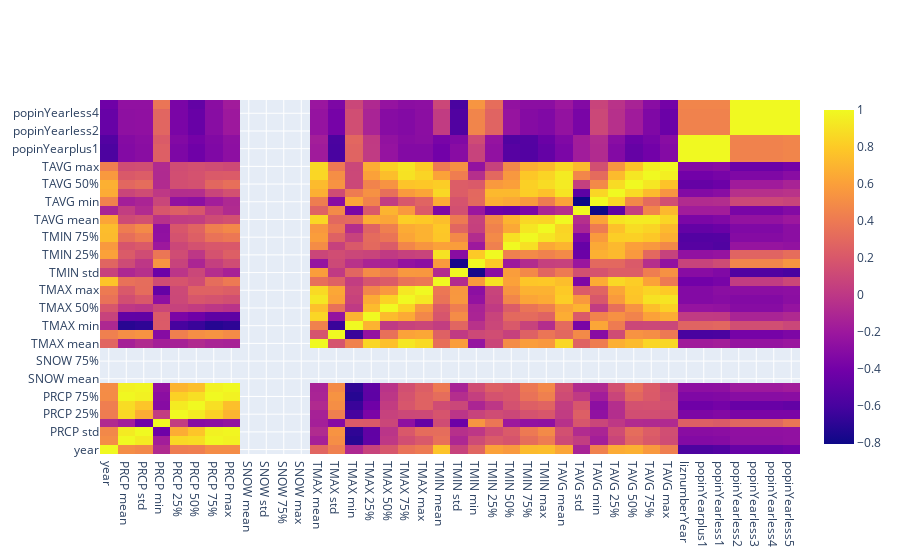

Here is the notebook cell this chart was saved with:
### Markdown cell above
### Summer

### Code cell
corrPortal_summer = df_reg_season.loc[(df_reg_season.source=='portal')&(df_reg_season.season.isin(['summer']))]\
.drop(columns=['PRCP count', 'SNOW count', 'TMAX count', 'TMIN count', 'TAVG count','propFemale',
              'SNOW min', 'SNOW 25%', 'SNOW 50%',]).corr()
testx = corrPortal_summer.columns
testy = corrPortal_summer.index
testz = corrPortal_summer.values
test = go.Figure(go.Heatmap(x=testx,y=testy,z=testz))
#plot(test, filename = 'portal summer correlation matrix.html')
iplot(test, filename = 'portal summer correlation matrix.html')

### Figure 1 — Plotly figure (JSON) as saved in the notebook; plotly's stock layout.template omitted (floating-point values rounded to 4 significant figures; data arrays with more than 128 entries replaced by an {"elided": "..."} marker saying what was removed)
{"data": [{"type": "heatmap", "x": ["year", "PRCP mean", "PRCP std", "PRCP min", "PRCP 25%", "PRCP 50%", "PRCP 75%", "PRCP max", "SNOW mean", "SNOW std", "SNOW 75%", "SNOW max", "TMAX mean", "TMAX std", "TMAX min", "TMAX 25%", "TMAX 50%", "TMAX 75%", "TMAX max", "TMIN mean", "TMIN std", "TMIN min", "TMIN 25%", "TMIN 50%", "TMIN 75%", "TMIN max", "TAVG mean", "TAVG std", "TAVG min", "TAVG 25%", "TAVG 50%", "TAVG 75%", "TAVG max", "liznumberYear", "popinYearplus1", "popinYearless1", "popinYearless2", "popinYearless3", "popinYearless4", "popinYearless5"], "y": ["year", "PRCP mean", "PRCP std", "PRCP min", "PRCP 25%", "PRCP 50%", "PRCP 75%", "PRCP max", "SNOW mean", "SNOW std", "SNOW 75%", "SNOW max", "TMAX mean", "TMAX std", "TMAX min", "TMAX 25%", "TMAX 50%", "TMAX 75%", "TMAX max", "TMIN mean", "TMIN std", "TMIN min", "TMIN 25%", "TMIN 50%", "TMIN 75%", "TMIN max", "TAVG mean", "TAVG std", "TAVG min", "TAVG 25%", "TAVG 50%", "TAVG 75%", "TAVG max", "liznumberYear", "popinYearplus1", "popinYearless1", "popinYearless2", "popinYearless3", "popinYearless4", "popinYearless5"], "z": {"elided": "40x40 float values"}}], "layout": {}}
